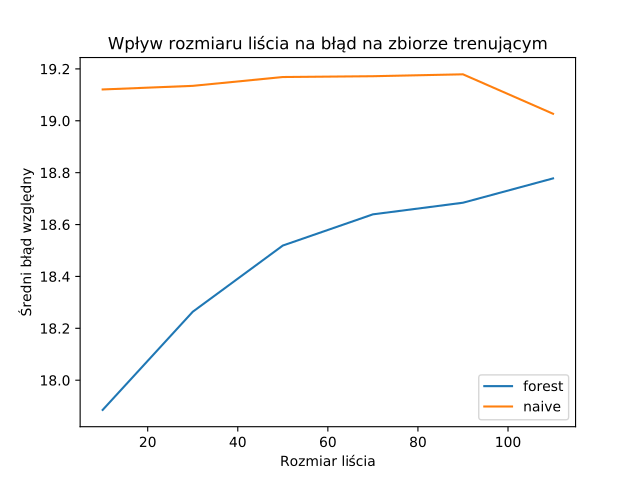

Python code for this plot:
import random_forest
from preparedata import *

df = load()
delayed_df = delay(df, 2)
forest_result = list()
naive_result = list()

iterations = 10
x_axis = range(10,130,20)
for x in x_axis:
    random_forest.tree.config.create_config(min_split_size=x, number_of_predictors_to_draw=4)
    random_forest.forest.config.create_config(data_size_for_tree=140, number_of_trees=50)

    naive_err_sum, forest_err_sum, test_data_count = test(delayed_df, iterations, data_to_test='training data')

    naive_result.append(naive_err_sum/(iterations*test_data_count)*100)
    forest_result.append(forest_err_sum/(iterations*test_data_count)*100)

import matplotlib.pyplot as plt

plt.plot(x_axis, forest_result, label="forest")
plt.plot(x_axis, naive_result, label="naive")
plt.xlabel('Rozmiar liścia')
plt.ylabel('Średni błąd względny')
plt.title('Wpływ rozmiaru liścia na błąd na zbiorze trenującym')
plt.legend()
plt.show()
